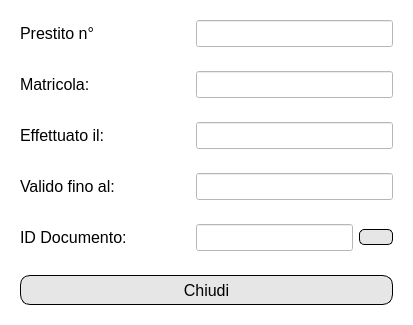
<?xml version="1.0" encoding="UTF-8"?>
<ui version="4.0">
 <class>Dialog</class>
 <widget class="QDialog" name="Dialog">
  <property name="geometry">
   <rect>
    <x>0</x>
    <y>0</y>
    <width>413</width>
    <height>298</height>
   </rect>
  </property>
  <property name="windowTitle">
   <string>Visualizza Prestito</string>
  </property>
  <property name="styleSheet">
   <string notr="true">background-color: rgb(255, 255, 255);</string>
  </property>
  <layout class="QVBoxLayout" name="verticalLayout">
   <item>
    <widget class="QWidget" name="widget_47" native="true">
     <property name="sizePolicy">
      <sizepolicy hsizetype="Preferred" vsizetype="Fixed">
       <horstretch>0</horstretch>
       <verstretch>0</verstretch>
      </sizepolicy>
     </property>
     <layout class="QHBoxLayout" name="horizontalLayout_24">
      <item>
       <widget class="QLabel" name="label_38">
        <property name="minimumSize">
         <size>
          <width>170</width>
          <height>0</height>
         </size>
        </property>
        <property name="maximumSize">
         <size>
          <width>170</width>
          <height>16777215</height>
         </size>
        </property>
        <property name="font">
         <font>
          <pointsize>12</pointsize>
         </font>
        </property>
        <property name="text">
         <string>Prestito n°</string>
        </property>
       </widget>
      </item>
      <item>
       <widget class="QLineEdit" name="codice">
        <property name="font">
         <font>
          <pointsize>12</pointsize>
         </font>
        </property>
        <property name="readOnly">
         <bool>true</bool>
        </property>
       </widget>
      </item>
     </layout>
    </widget>
   </item>
   <item>
    <widget class="QWidget" name="matricolaWidget" native="true">
     <property name="sizePolicy">
      <sizepolicy hsizetype="Preferred" vsizetype="Fixed">
       <horstretch>0</horstretch>
       <verstretch>0</verstretch>
      </sizepolicy>
     </property>
     <layout class="QHBoxLayout" name="horizontalLayout_47">
      <item>
       <widget class="QLabel" name="label_55">
        <property name="minimumSize">
         <size>
          <width>170</width>
          <height>0</height>
         </size>
        </property>
        <property name="maximumSize">
         <size>
          <width>170</width>
          <height>16777215</height>
         </size>
        </property>
        <property name="font">
         <font>
          <pointsize>12</pointsize>
         </font>
        </property>
        <property name="text">
         <string>Matricola:</string>
        </property>
       </widget>
      </item>
      <item>
       <widget class="QLineEdit" name="matricola">
        <property name="font">
         <font>
          <pointsize>12</pointsize>
         </font>
        </property>
        <property name="readOnly">
         <bool>true</bool>
        </property>
       </widget>
      </item>
     </layout>
    </widget>
   </item>
   <item>
    <widget class="QWidget" name="widget_42" native="true">
     <property name="sizePolicy">
      <sizepolicy hsizetype="Preferred" vsizetype="Fixed">
       <horstretch>0</horstretch>
       <verstretch>0</verstretch>
      </sizepolicy>
     </property>
     <layout class="QHBoxLayout" name="horizontalLayout_25">
      <item>
       <widget class="QLabel" name="label_36">
        <property name="minimumSize">
         <size>
          <width>170</width>
          <height>0</height>
         </size>
        </property>
        <property name="maximumSize">
         <size>
          <width>1677215</width>
          <height>16777215</height>
         </size>
        </property>
        <property name="font">
         <font>
          <pointsize>12</pointsize>
         </font>
        </property>
        <property name="text">
         <string>Effettuato il:</string>
        </property>
       </widget>
      </item>
      <item>
       <widget class="QLineEdit" name="dataInizio">
        <property name="font">
         <font>
          <pointsize>12</pointsize>
         </font>
        </property>
        <property name="readOnly">
         <bool>true</bool>
        </property>
       </widget>
      </item>
     </layout>
    </widget>
   </item>
   <item>
    <widget class="QWidget" name="widget_45" native="true">
     <property name="sizePolicy">
      <sizepolicy hsizetype="Preferred" vsizetype="Fixed">
       <horstretch>0</horstretch>
       <verstretch>0</verstretch>
      </sizepolicy>
     </property>
     <layout class="QHBoxLayout" name="horizontalLayout_26">
      <item>
       <widget class="QLabel" name="label_37">
        <property name="sizePolicy">
         <sizepolicy hsizetype="Preferred" vsizetype="Fixed">
          <horstretch>0</horstretch>
          <verstretch>0</verstretch>
         </sizepolicy>
        </property>
        <property name="minimumSize">
         <size>
          <width>170</width>
          <height>0</height>
         </size>
        </property>
        <property name="maximumSize">
         <size>
          <width>1677215</width>
          <height>16777215</height>
         </size>
        </property>
        <property name="font">
         <font>
          <pointsize>12</pointsize>
         </font>
        </property>
        <property name="text">
         <string>Valido fino al: </string>
        </property>
       </widget>
      </item>
      <item>
       <widget class="QLineEdit" name="dataScadenza">
        <property name="font">
         <font>
          <pointsize>12</pointsize>
         </font>
        </property>
        <property name="readOnly">
         <bool>true</bool>
        </property>
       </widget>
      </item>
     </layout>
    </widget>
   </item>
   <item>
    <widget class="QWidget" name="widget_46" native="true">
     <property name="sizePolicy">
      <sizepolicy hsizetype="Preferred" vsizetype="Fixed">
       <horstretch>0</horstretch>
       <verstretch>0</verstretch>
      </sizepolicy>
     </property>
     <layout class="QHBoxLayout" name="horizontalLayout_27">
      <item>
       <widget class="QLabel" name="label_40">
        <property name="minimumSize">
         <size>
          <width>170</width>
          <height>0</height>
         </size>
        </property>
        <property name="maximumSize">
         <size>
          <width>170</width>
          <height>16777215</height>
         </size>
        </property>
        <property name="font">
         <font>
          <pointsize>12</pointsize>
         </font>
        </property>
        <property name="text">
         <string>ID Documento:</string>
        </property>
       </widget>
      </item>
      <item>
       <widget class="QLineEdit" name="documento">
        <property name="font">
         <font>
          <pointsize>12</pointsize>
         </font>
        </property>
        <property name="readOnly">
         <bool>true</bool>
        </property>
       </widget>
      </item>
      <item>
       <widget class="QPushButton" name="visualizzaDocumentoButton">
        <property name="styleSheet">
         <string notr="true">QPushButton#visualizzaDocumentoButton {
	border: 1px solid;
	background-color:rgb(230, 230, 230);
	border-radius: 5px;
	border-color: rgb(0, 0, 0);
}
QPushButton#visualizzaDocumentoButton:hover {
	
	background-color: rgb(207, 207, 207);
}
</string>
        </property>
        <property name="text">
         <string/>
        </property>
        <property name="icon">
         <iconset>
          <normaloff>../../Amministratore/Resources/eye icon.jpg</normaloff>../../Amministratore/Resources/eye icon.jpg</iconset>
        </property>
        <property name="iconSize">
         <size>
          <width>24</width>
          <height>24</height>
         </size>
        </property>
       </widget>
      </item>
     </layout>
    </widget>
   </item>
   <item>
    <widget class="QWidget" name="widget" native="true">
     <property name="sizePolicy">
      <sizepolicy hsizetype="Preferred" vsizetype="Fixed">
       <horstretch>0</horstretch>
       <verstretch>0</verstretch>
      </sizepolicy>
     </property>
     <layout class="QHBoxLayout" name="horizontalLayout">
      <item>
       <widget class="QPushButton" name="chiudiButton">
        <property name="minimumSize">
         <size>
          <width>0</width>
          <height>30</height>
         </size>
        </property>
        <property name="maximumSize">
         <size>
          <width>16777215</width>
          <height>30</height>
         </size>
        </property>
        <property name="font">
         <font>
          <pointsize>12</pointsize>
         </font>
        </property>
        <property name="styleSheet">
         <string notr="true">QPushButton#chiudiButton {
	background-color:rgb(230, 230, 230);
	border-radius: 10px;
	border-color: rgb(0, 0, 0);
	border: 1px solid;
}
QPushButton#chiudiButton:hover {
	background-color: rgb(207, 207, 207);
}</string>
        </property>
        <property name="text">
         <string>Chiudi</string>
        </property>
       </widget>
      </item>
     </layout>
    </widget>
   </item>
  </layout>
 </widget>
 <resources/>
 <connections/>
</ui>
